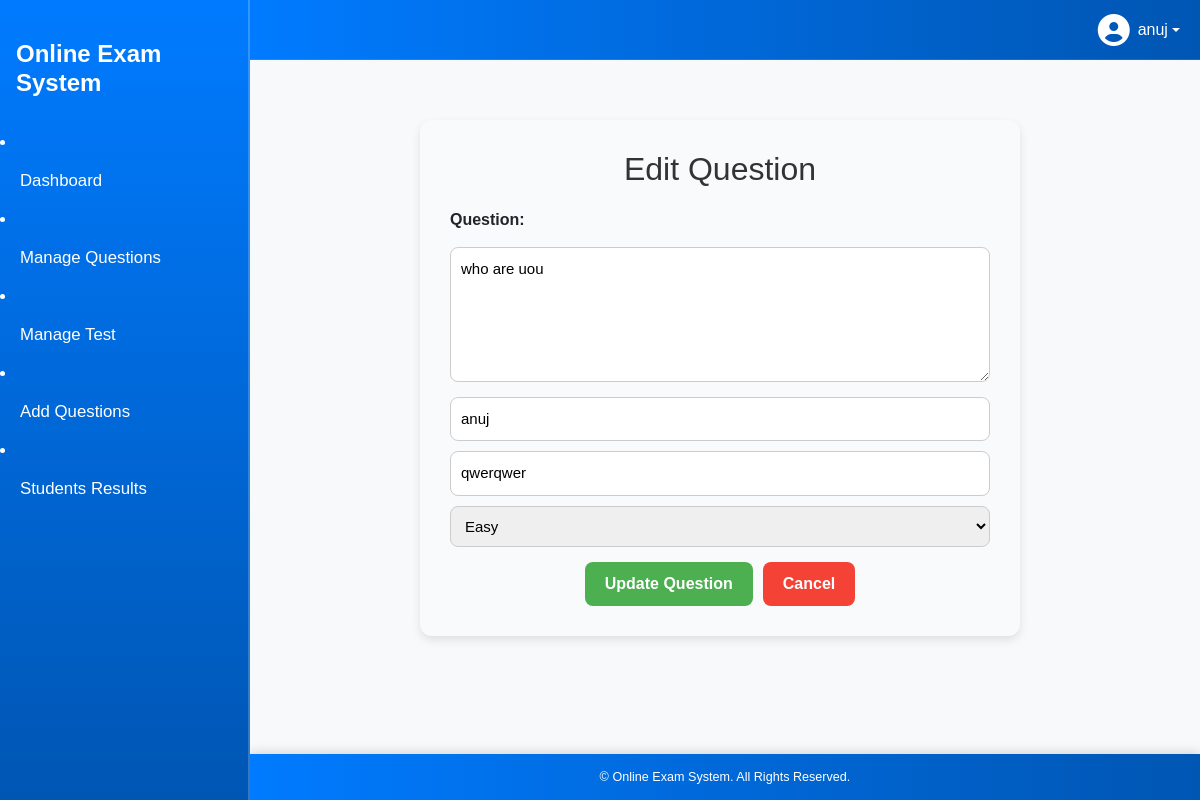
The app's page /questions/edit/1/ (signed in) with its own data.
### authentication/models.py (models this page shows)
class CustomUser(AbstractUser):
    USER_TYPE_CHOICES = (
        (1, 'admin'),
        (2, 'teacher'),
        (3, 'student'),
    )
    user_type = models.PositiveSmallIntegerField(choices=USER_TYPE_CHOICES, default=1)  # default = admin

### questions/models.py (models this page shows)
class Question(models.Model):
    DIFFICULTY_CHOICES = (
        ("easy", "Easy"),
        ("medium", "Medium"),
        ("hard", "Hard"),
    )
    question_text = models.TextField()
    subject = models.CharField(max_length=100, blank=True)
    topic = models.CharField(max_length=100, blank=True)
    difficulty = models.CharField(max_length=10, choices=DIFFICULTY_CHOICES, default="easy")
    author = models.ForeignKey(
        settings.AUTH_USER_MODEL,
        on_delete=models.SET_NULL,
        null=True,
        blank=True,
        related_name="authored_questions",
    )
    created_at = models.DateTimeField(auto_now_add=True)
    updated_at = models.DateTimeField(auto_now=True)

### questions/views.py (the view, shortened to what this page needs)
# urls.py: path('edit/<int:id>/', edit_question, name='edit_question'),
@login_required
def edit_question(request, id):
    if request.user.user_type != 2 and request.user.user_type != 1:
        return redirect('questions_list')
    question = get_object_or_404(Question, id=id)
    return render(request, 'questions/edit_question.html', {'question': question})

### templates/questions/edit_question.html (shortened to what this page needs)
{% extends 'base.html' %}
{% block content %}
<div class="edit-container">
  <h2>Edit Question</h2>
  <form method="POST">
    <label><strong>Question:</strong></label>
    <textarea name="question_text" rows="5" required>{{ question.question_text }}</textarea>
    <div class="field-row">
      <input type="text" name="subject" placeholder="Subject" value="{{ question.subject }}">
      <input type="text" name="topic" placeholder="Topic" value="{{ question.topic }}">
      <select name="difficulty">
        <option value="easy" {% if question.difficulty == 'easy' %}selected{% endif %}>Easy</option>
      </select>
    </div>
    <div class="button-row">
      <button type="submit">Update Question</button>
      <a href="{% url 'questions_list' %}" class="cancel-btn">Cancel</a>
    </div>
  </form>
</div>
{% endblock %}

### templates/base.html (shortened to what this page needs)
{% load static %}
<!DOCTYPE html>
<html lang="en">
<head>
    <link href="https://cdn.jsdelivr.net/npm/bootstrap@5.3.3/dist/css/bootstrap.min.css" rel="stylesheet" />
    <link rel="stylesheet" href="https://cdnjs.cloudflare.com/ajax/libs/font-awesome/6.4.0/css/all.min.css" />
</head>
<body>
<div class="sidebar d-flex flex-column pt-4">
    <a class="navbar-brand px-3 mb-4" href="{% url 'dashboard_home' %}">Online Exam System</a>
    {% if user.is_authenticated %}
            {% if user.user_type == 1 %}
                <li class="nav-item"><a class="nav-link" href="{% url 'dashboard_home' %}">Dashboard</a></li>
                <li class="nav-item"><a class="nav-link" href="{% url 'questions_list' %}">Manage Questions</a></li>
                <li class="nav-item"><a class="nav-link" href="{% url 'admin_users' %}">User Management</a></li>
                <li class="nav-item"><a class="nav-link" href="{% url 'admin_activity' %}">All Reports</a></li>
            {% elif user.user_type == 2 %}
                <li class="nav-item"><a class="nav-link" href="{% url 'dashboard_home' %}">Dashboard</a></li>
                <li class="nav-item"><a class="nav-link" href="{% url 'questions_list' %}">Manage Questions</a></li>
                <li class="nav-item"><a class="nav-link" href="{% url 'mock_test' %}">Manage Test</a></li>
                <li class="nav-item"><a class="nav-link" href="{% url 'add_question' %}">Add Questions</a></li>
                <li class="nav-item"><a class="nav-link" href="{% url 'teacher_reports' %}">Students Results</a></li>
            {% endif %}
        {% else %}
            <li class="nav-item"><a class="nav-link" href="{% url 'login' %}">Login</a></li>
            <li class="nav-item"><a class="nav-link" href="{% url 'register' %}">Register</a></li>
        {% endif %}
</div>
<nav class="top-navbar">
    {% if user.is_authenticated %}
    <ul class="navbar-nav ms-auto mb-0">
      <li class="nav-item dropdown">
        <a class="nav-link dropdown-toggle d-flex align-items-center" href="#" id="profileDropdown" role="button" data-bs-toggle="dropdown" aria-expanded="false">
          <i class="fa-solid fa-user-circle fa-2x me-2"></i>
          {{ user.username }}
        </a>
      </li>
    </ul>
    {% endif %}
</nav>
<div class="main-content">
    <main>
        {% block content %}
        {% endblock %}
    </main>
</div>
<footer>
    <small>&copy; {{ now|date:"Y" }} Online Exam System. All Rights Reserved.</small>
</footer>
</body>
</html>

### templates/base.html (style rules this page uses)
body { font-family: 'Poppins', sans-serif; background-color: #f8f9fa; min-height: 100vh; margin: 0; display: flex; flex-direction: column; }
.sidebar { width: 250px; background: linear-gradient(180deg, #007bff, #0056b3); min-height: 100vh; color: #fff; position: fixed; font-family: 'Poppins', sans-serif; border-right: 2px solid rgba(255, 255, 255, 0.2); z-index: 1001; }
.sidebar .navbar-brand { font-weight: 700; color: #fff !important; font-size: 1.5rem; line-height: 1.2; font-family: 'Poppins', sans-serif; padding: 0.5rem 1rem; margin: 0.5rem 0; text-align: left; width: 100%; white-space: normal; display: block; text-decoration: none; }
.sidebar .nav-link { color: #fff; font-weight: 400; font-size: 1.05rem; padding: 14px 20px; display: flex; align-items: center; transition: all 0.2s ease; }
.top-navbar { height: 60px; background: linear-gradient(90deg, #007bff, #0056b3); position: fixed; top: 0; left: 250px; right: 0; display: flex; align-items: center; justify-content: flex-end; padding: 0 20px; z-index: 1000; border-bottom: 1px solid rgba(255, 255, 255, 0.1); }
.top-navbar .nav-link, .top-navbar .dropdown-toggle { color: #fff; font-weight: 500; }
main { flex-grow: 1; padding: 80px 20px 20px 20px; max-width: 900px; margin-left: 270px; top: 0; }
footer { background: linear-gradient(90deg, #007bff, #0056b3); color: white; text-align: center; padding: 12px 0; font-size: 0.9rem; box-shadow: 0 -2px 10px rgba(0,0,0,0.15); margin-top: auto; width: calc(100% - 250px); margin-left: 250px; }

### templates/questions/edit_question.html (style rules this page uses)
.edit-container { max-width: 600px; margin: 40px auto; padding: 30px; background-color: #f9fafc; border-radius: 12px; box-shadow: 0 4px 10px rgba(0, 0, 0, 0.1); }
.edit-container h2 { text-align: center; color: #333; margin-bottom: 20px; }
.edit-container form { display: flex; flex-direction: column; gap: 15px; }
textarea, input[type="text"], select { width: 100%; padding: 10px; border-radius: 8px; border: 1px solid #ccc; font-size: 15px; }
.field-row { display: flex; gap: 10px; flex-wrap: wrap; }
.button-row { display: flex; justify-content: center; gap: 10px; }
button { background-color: #4CAF50; color: white; padding: 10px 20px; border: none; border-radius: 8px; cursor: pointer; font-weight: 600; transition: 0.3s ease; }
a.cancel-btn { background-color: #f44336; color: white; padding: 10px 20px; border-radius: 8px; text-decoration: none; font-weight: 600; transition: 0.3s ease; }

### records on screen
CustomUser: username "anuj"
Question: question_text "who are uou", subject "anuj", topic "qwerqwer", difficulty "Easy"
